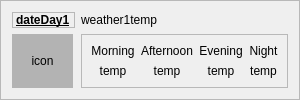
                             <widget class="QFrame" name="frame_2">
                                 <property name="frameShape">
                                     <enum>QFrame::StyledPanel</enum>
                                 </property>
                                 <property name="frameShadow">
                                     <enum>QFrame::Plain</enum>
                                 </property>
                                 <layout class="QFormLayout" name="formLayout_4">
                                     <item row="0" column="0">
                                         <widget class="QLabel" name="lblDateDay_2">
                                             <property name="sizePolicy">
                                                 <sizepolicy hsizetype="Preferred" vsizetype="Preferred">
                                                     <horstretch>0</horstretch>
                                                     <verstretch>0</verstretch>
                                                 </sizepolicy>
                                             </property>
                                             <property name="minimumSize">
                                                 <size>
                                                     <width>60</width>
                                                     <height>0</height>
                                                 </size>
                                             </property>
                                             <property name="font">
                                                 <font>
                                                     <weight>75</weight>
                                                     <bold>true</bold>
                                                     <underline>true</underline>
                                                 </font>
                                             </property>
                                             <property name="frameShape">
                                                 <enum>QFrame::StyledPanel</enum>
                                             </property>
                                             <property name="text">
                                                 <string>dateDay1</string>
                                             </property>
                                         </widget>
                                     </item>
                                     <item row="0" column="1">
                                         <widget class="QLabel" name="lblWeatherTempDay_2">
                                             <property name="sizePolicy">
                                                 <sizepolicy hsizetype="Preferred" vsizetype="Preferred">
                                                     <horstretch>0</horstretch>
                                                     <verstretch>0</verstretch>
                                                 </sizepolicy>
                                             </property>
                                             <property name="text">
                                                 <string>weather1temp</string>
                                             </property>
                                         </widget>
                                     </item>
                                     <item row="1" column="0">
                                         <widget class="QLabel" name="lblIconDay_2">
                                             <property name="sizePolicy">
                                                 <sizepolicy hsizetype="Preferred" vsizetype="Preferred">
                                                     <horstretch>1</horstretch>
                                                     <verstretch>0</verstretch>
                                                 </sizepolicy>
                                             </property>
                                             <property name="minimumSize">
                                                 <size>
                                                     <width>61</width>
                                                     <height>40</height>
                                                 </size>
                                             </property>
                                             <property name="styleSheet">
                                                 <string notr="true">background-color: rgb(179, 179, 179);</string>
                                             </property>
                                             <property name="text">
                                                 <string>icon</string>
                                             </property>
                                             <property name="alignment">
                                                 <set>Qt::AlignCenter</set>
                                             </property>
                                         </widget>
                                     </item>
                                     <item row="1" column="1">
                                         <widget class="QFrame" name="frame_10">
                                             <property name="frameShape">
                                                 <enum>QFrame::StyledPanel</enum>
                                             </property>
                                             <property name="frameShadow">
                                                 <enum>QFrame::Plain</enum>
                                             </property>
                                             <layout class="QGridLayout" name="gridLayout_4">
                                                 <item row="0" column="1">
                                                     <widget class="QLabel" name="lblAfterDay_2">
                                                         <property name="frameShadow">
                                                             <enum>QFrame::Plain</enum>
                                                         </property>
                                                         <property name="text">
                                                             <string>Afternoon</string>
                                                         </property>
                                                         <property name="alignment">
                                                             <set>Qt::AlignCenter</set>
                                                         </property>
                                                     </widget>
                                                 </item>
                                                 <item row="1" column="1">
                                                     <widget class="QLabel" name="lblTempAfter_2">
                                                         <property name="frameShadow">
                                                             <enum>QFrame::Plain</enum>
                                                         </property>
                                                         <property name="text">
                                                             <string>temp</string>
                                                         </property>
                                                         <property name="alignment">
                                                             <set>Qt::AlignCenter</set>
                                                         </property>
                                                     </widget>
                                                 </item>
                                                 <item row="0" column="2">
                                                     <widget class="QLabel" name="lblEveDay_2">
                                                         <property name="frameShadow">
                                                             <enum>QFrame::Plain</enum>
                                                         </property>
                                                         <property name="text">
                                                             <string>Evening</string>
                                                         </property>
                                                         <property name="alignment">
                                                             <set>Qt::AlignCenter</set>
                                                         </property>
                                                     </widget>
                                                 </item>
                                                 <item row="0" column="0">
                                                     <widget class="QLabel" name="lblMorDay_2">
                                                         <property name="frameShadow">
                                                             <enum>QFrame::Raised</enum>
                                                         </property>
                                                         <property name="text">
                                                             <string>Morning</string>
                                                         </property>
                                                         <property name="alignment">
                                                             <set>Qt::AlignCenter</set>
                                                         </property>
                                                     </widget>
                                                 </item>
                                                 <item row="1" column="0">
                                                     <widget class="QLabel" name="lblTempMor_2">
                                                         <property name="frameShadow">
                                                             <enum>QFrame::Plain</enum>
                                                         </property>
                                                         <property name="text">
                                                             <string>temp</string>
                                                         </property>
                                                         <property name="alignment">
                                                             <set>Qt::AlignCenter</set>
                                                         </property>
                                                     </widget>
                                                 </item>
                                                 <item row="0" column="3">
                                                     <widget class="QLabel" name="lblNightDay_2">
                                                         <property name="frameShadow">
                                                             <enum>QFrame::Plain</enum>
                                                         </property>
                                                         <property name="text">
                                                             <string>Night</string>
                                                         </property>
                                                         <property name="alignment">
                                                             <set>Qt::AlignCenter</set>
                                                         </property>
                                                     </widget>
                                                 </item>
                                                 <item row="1" column="2">
                                                     <widget class="QLabel" name="lblTempEve_2">
                                                         <property name="frameShadow">
                                                             <enum>QFrame::Plain</enum>
                                                         </property>
                                                         <property name="text">
                                                             <string>temp</string>
                                                         </property>
                                                         <property name="alignment">
                                                             <set>Qt::AlignCenter</set>
                                                         </property>
                                                     </widget>
                                                 </item>
                                                 <item row="1" column="3">
                                                     <widget class="QLabel" name="lblTempNight_2">
                                                         <property name="frameShadow">
                                                             <enum>QFrame::Plain</enum>
                                                         </property>
                                                         <property name="text">
                                                             <string>temp</string>
                                                         </property>
                                                         <property name="alignment">
                                                             <set>Qt::AlignCenter</set>
                                                         </property>
                                                     </widget>
                                                 </item>
                                             </layout>
                                         </widget>
                                     </item>
                                 </layout>
                             </widget>
